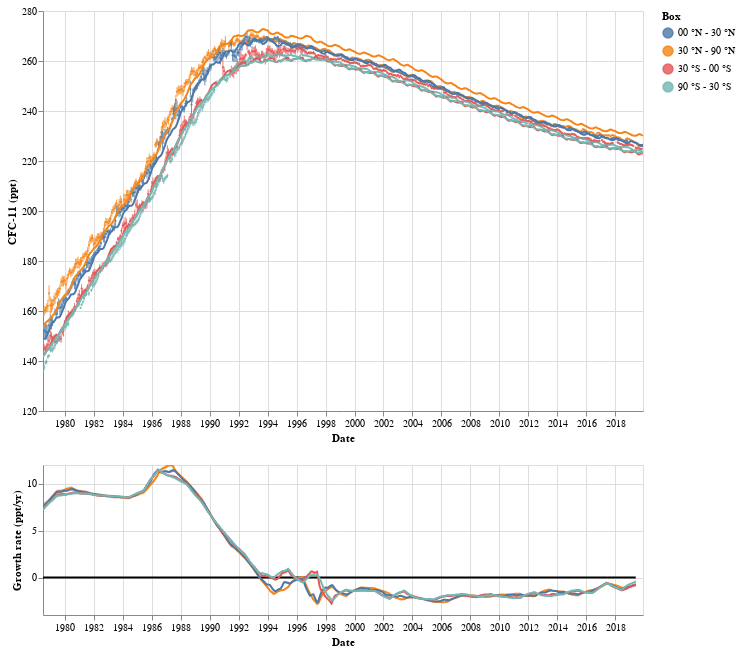

Here is the notebook cell this chart was saved with:
### Markdown cell above
Mole fraction plot

### Code cell
inv.plot_mf()

### Figure 1 — Vega-Lite specification as saved in the notebook (floating-point values rounded to 4 significant figures; data arrays with more than 128 entries replaced by an {"elided": "..."} marker saying what was removed)
{"config": {"view": {"continuousWidth": 400, "continuousHeight": 300}}, "vconcat": [{"layer": [{"mark": {"type": "point", "filled": true, "size": 5}, "encoding": {"color": {"type": "nominal", "field": "Box"}, "opacity": {"condition": {"value": 0.8, "selection": "selector001"}, "value": 0.1}, "tooltip": [{"type": "temporal", "field": "Date"}, {"type": "quantitative", "field": "Obs"}], "x": {"type": "temporal", "field": "Date", "scale": {"domain": ["1978-07-01T00:00:00", "2019-12-01T00:00:00"]}}, "y": {"type": "quantitative", "field": "Obs", "scale": {"domain": [136.2, 270.4]}, "title": "CFC-11 (ppt)"}}, "selection": {"selector003": {"type": "interval", "bind": "scales", "encodings": ["x", "y"]}, "selector001": {"type": "multi", "fields": ["Box"], "bind": "legend"}, "selector002": {"type": "interval", "bind": "scales", "encodings": ["x"]}}, "transform": [{"calculate": "datum.Obs-datum.Obs_uncertainty", "as": "ymin"}, {"calculate": "datum.Obs+datum.Obs_uncertainty", "as": "ymax"}]}, {"mark": "errorbar", "encoding": {"color": {"type": "nominal", "field": "Box"}, "opacity": {"condition": {"value": 0.8, "selection": "selector001"}, "value": 0.1}, "x": {"type": "temporal", "field": "Date"}, "y": {"type": "quantitative", "field": "ymin", "title": ""}, "y2": {"field": "ymax"}}, "transform": [{"calculate": "datum.Obs-datum.Obs_uncertainty", "as": "ymin"}, {"calculate": "datum.Obs+datum.Obs_uncertainty", "as": "ymax"}]}, {"mark": {"type": "line", "strokeWidth": 2}, "encoding": {"color": {"type": "nominal", "field": "Box"}, "opacity": {"condition": {"value": 1, "selection": "selector001"}, "value": 0.1}, "x": {"type": "temporal", "field": "Date"}, "y": {"type": "quantitative", "field": "Model", "title": ""}}, "transform": [{"calculate": "datum.Obs-datum.Obs_uncertainty", "as": "ymin"}, {"calculate": "datum.Obs+datum.Obs_uncertainty", "as": "ymax"}]}], "data": {"name": "data-24e97196e3f93fa70a013a09fff63e20"}, "height": 400, "width": 600}, {"layer": [{"mark": {"type": "line", "color": "#000000"}, "encoding": {"x": {"type": "temporal", "field": "Date"}, "y": {"type": "quantitative", "field": "zero_line"}}, "selection": {"selector004": {"type": "interval", "bind": "scales", "encodings": ["x", "y"]}, "selector001": {"type": "multi", "fields": ["Box"], "bind": "legend"}, "selector002": {"type": "interval", "bind": "scales", "encodings": ["x"]}}, "transform": [{"calculate": "datum.GR-datum.GR_uncertainty", "as": "ymin_gr"}, {"calculate": "datum.GR+datum.GR_uncertainty", "as": "ymax_gr"}]}, {"mark": "area", "encoding": {"color": {"type": "nominal", "field": "Box"}, "opacity": {"condition": {"value": 0.4, "selection": "selector001"}, "value": 0.1}, "x": {"type": "temporal", "field": "Date"}, "y": {"type": "quantitative", "field": "ymin_gr", "title": ""}, "y2": {"field": "ymax_gr"}}, "transform": [{"calculate": "datum.GR-datum.GR_uncertainty", "as": "ymin_gr"}, {"calculate": "datum.GR+datum.GR_uncertainty", "as": "ymax_gr"}]}, {"mark": "line", "encoding": {"color": {"type": "nominal", "field": "Box"}, "opacity": {"condition": {"value": 1, "selection": "selector001"}, "value": 0.1}, "tooltip": [{"type": "temporal", "field": "Date"}, {"type": "quantitative", "field": "GR"}], "x": {"type": "temporal", "field": "Date", "scale": {"domain": ["1978-07-01T00:00:00", "2019-12-01T00:00:00"]}}, "y": {"type": "quantitative", "field": "GR", "scale": {"domain": [-2.81, 12.0]}, "title": "Growth rate (ppt/yr)"}}, "transform": [{"calculate": "datum.GR-datum.GR_uncertainty", "as": "ymin_gr"}, {"calculate": "datum.GR+datum.GR_uncertainty", "as": "ymax_gr"}]}], "data": {"name": "data-fab567605d3dd85b888966b6d9e8947f"}, "height": 150, "width": 600}], "$schema": "https://vega.github.io/schema/vega-lite/v4.8.1.json", "datasets": {"data-24e97196e3f93fa70a013a09fff63e20": {"elided": "2160 records"}, "data-fab567605d3dd85b888966b6d9e8947f": {"elided": "2112 records"}}}
